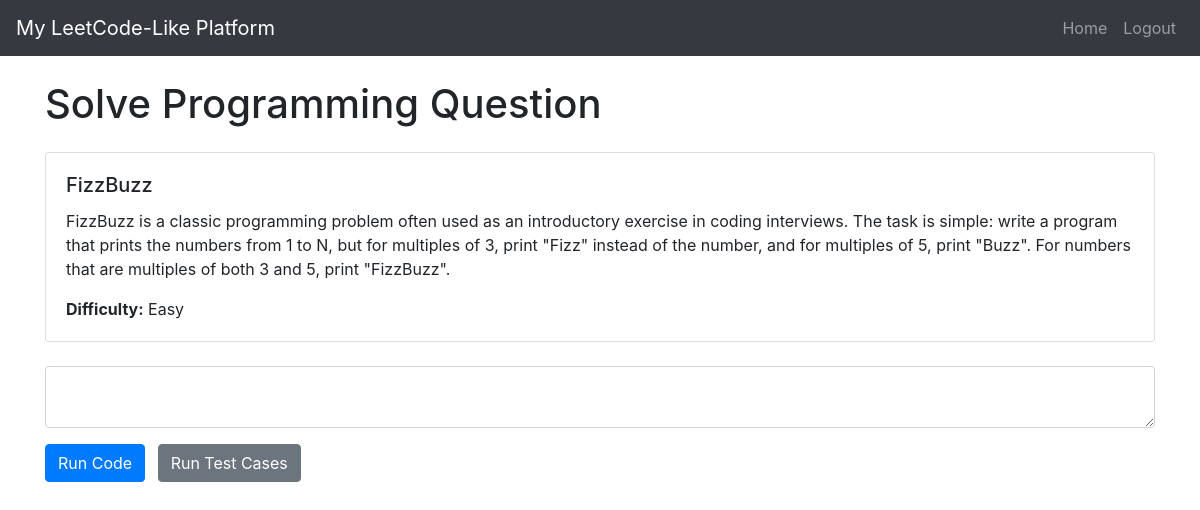
The app's page /solve_question/1 (signed in) with its own data.
### adaptive_learning_system/models.py (models this page shows, shortened)
class ProgrammingQuestion(db.Model):
    id = db.Column(db.Integer, primary_key=True)
    title = db.Column(db.String(100), nullable=False)
    description = db.Column(db.Text, nullable=False)
    difficulty = db.Column(db.String(20), nullable=False)
    test_case1_input = db.Column(db.String(100), nullable=False)
    test_case1_output = db.Column(db.String(100), nullable=False)
    test_case2_input = db.Column(db.String(100), nullable=False)
    test_case2_output = db.Column(db.String(100), nullable=False)
    test_case3_input = db.Column(db.String(100), nullable=False)
    test_case3_output = db.Column(db.String(100), nullable=False)
    language = db.Column(db.String(20), nullable=True)
    created_at = db.Column(db.DateTime, nullable=False, default=datetime.utcnow)
    user_id = db.Column(db.Integer, db.ForeignKey('user.id'), nullable=False)

### adaptive_learning_system/routes.py (the view)
@app.route("/solve_question/<int:question_id>", methods=['GET', 'POST'])
@login_required
def solve_question(question_id):
    question = ProgrammingQuestion.query.get_or_404(question_id)
    test_cases = [
        {'input': question.test_case1_input, 'output': question.test_case1_output},
        {'input': question.test_case2_input, 'output': question.test_case2_output},
        {'input': question.test_case3_input, 'output': question.test_case3_output}
    ]
    if request.method == 'POST':
        user_code = request.form.get("user_code")
        return redirect(url_for("some_result_route", question_id=question_id))
    return render_template('solve_question.html', question=question, test_cases=test_cases)

### adaptive_learning_system/models.py (called while the page is built)
@login_manager.user_loader
def load_user(user_id):
    return User.query.get(int(user_id))

### adaptive_learning_system/templates/solve_question.html (shortened to what this page needs)
<!DOCTYPE html>
<html lang="en">
<head>
    <link rel="stylesheet" href="https://stackpath.bootstrapcdn.com/bootstrap/4.5.2/css/bootstrap.min.css">
    <link rel="stylesheet" href="https://cdnjs.cloudflare.com/ajax/libs/codemirror/5.62.0/codemirror.min.css">
</head>
<body>
    <nav class="navbar navbar-expand-lg navbar-dark bg-dark">
        <a class="navbar-brand" href="#">My LeetCode-Like Platform</a>
        <div class="collapse navbar-collapse" id="navbarSupportedContent">
            <ul class="navbar-nav ml-auto">
                <li class="nav-item">
                    <a class="nav-link" href="{{ url_for('home') }}">Home</a>
                </li>
                <li class="nav-item">
                    <a class="nav-link" href="{{ url_for('logout') }}">Logout</a>
                </li>
            </ul>
        </div>
    </nav>
    <div class="container mt-4">
        <h1 class="mb-4">Solve Programming Question</h1>
        <div class="card mb-4">
            <div class="card-body">
                <h5 class="card-title">{{ question.title }}</h5>
                <p class="card-text">{{ question.description }}</p>
                <p class="card-text"><strong>Difficulty:</strong> {{ question.difficulty }}</p>
            </div>
        </div>
        <textarea id="editor" class="form-control mb-3"></textarea>
        <div class="mb-3">
            <button id="runBtn" class="btn btn-primary mr-2">Run Code</button>
            <button id="testBtn" class="btn btn-secondary">Run Test Cases</button>
        </div>
    </div>
</body>
</html>

### records on screen
ProgrammingQuestion: title "FizzBuzz", description "FizzBuzz is a classic programming problem often used as an introductory exercise in coding interviews. The task is simple: write a program that prints the numbers from 1 to N, but for multiples of 3, print \"Fizz\" instead of the number, and for multiples of 5, print \"Buzz\". For numbers that are multiples of both 3 and 5, print \"FizzBuzz\".", difficulty "Easy"
